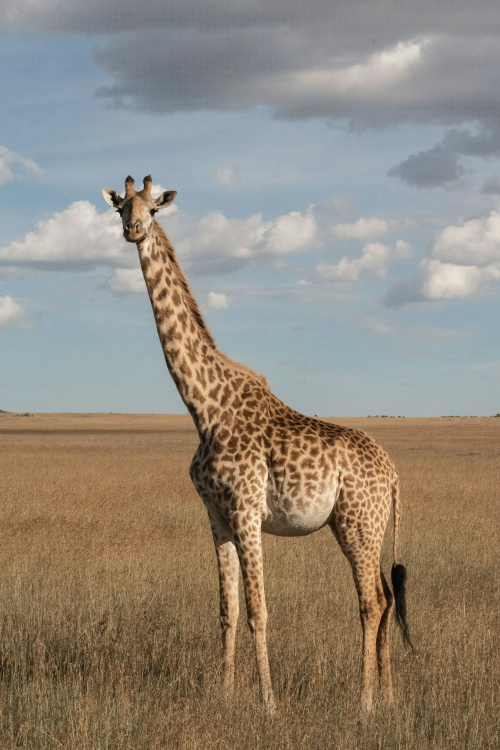
#> input picture color_thresholding/giraph.jpg, 1000 x 1500 px, found by its file name (shown at 1/2 size)
$ jupyter execute image_fliping.ipynb
#> lines starting #> are read from the running program, lines starting #| are printed output that depends on the picture
[cell 1]
# image_fliping ->
#image_rotaion ->
#image_croping ->

import cv2
import matplotlib.pyplot as plt
import numpy as np

[cell 2]
image_bgr=cv2.imread("D:\sudesh\All_about_DL\opencv_tutorial\color_thresholding\giraph.jpg")
#> image_bgr is the input picture: shape (1500, 1000, 3); mean B, G, R 124.4, 137, 146.1

# FLIP

[cell 3]
image_rgb=cv2.cvtColor(image_bgr, cv2.COLOR_BGR2RGB)
# plt.imshow(image_rgb)

flip_horizintal=cv2.flip(image_bgr, 1)
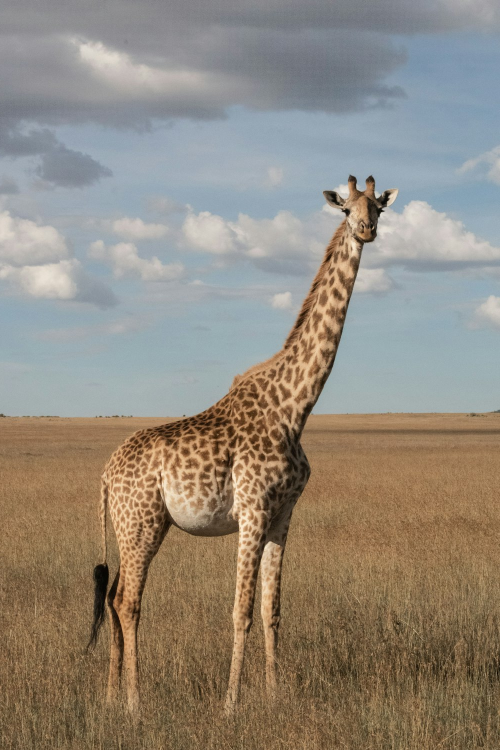
#> flip_horizintal: shape (1500, 1000, 3) (shown at 1/2 size); mean B, G, R 124.4, 137, 146.1
flip_vertical=cv2.flip(image_bgr, 0)
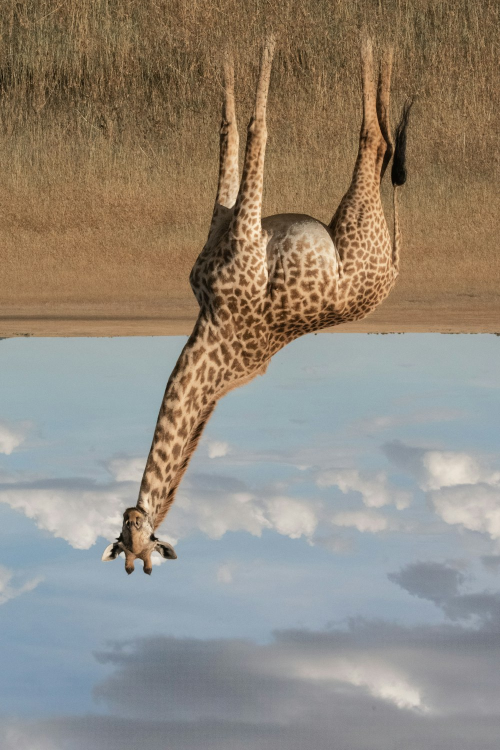
#> flip_vertical: shape (1500, 1000, 3) (shown at 1/2 size); mean B, G, R 124.4, 137, 146.1
flip_both_side=cv2.flip(image_bgr, -1)
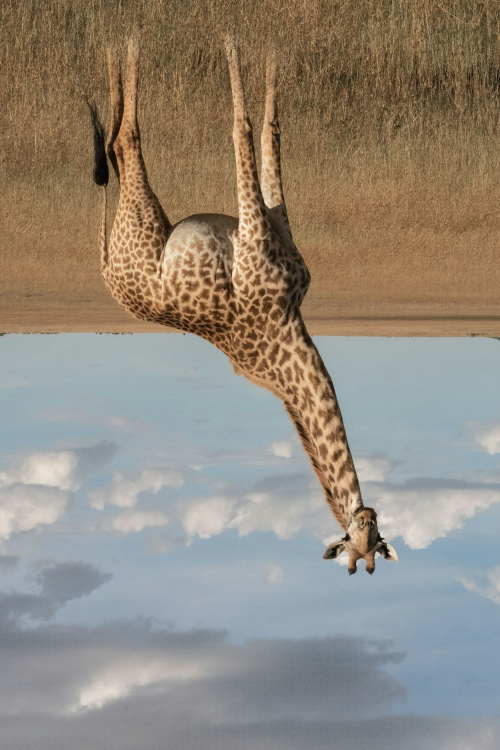
#> flip_both_side: shape (1500, 1000, 3) (shown at 1/2 size); mean B, G, R 124.4, 137, 146.1

titles=['original_image', 'horizontal_image', 'vertical_image', 'both_side']
image_rotate=[image_rgb,
              cv2.cvtColor(flip_horizintal, cv2.COLOR_BGR2RGB),
              cv2.cvtColor(flip_vertical, cv2.COLOR_BGR2RGB),
              cv2.cvtColor(flip_both_side, cv2.COLOR_BGR2RGB)]

plt.figure(figsize=(12,8))
for i in range(4):
    plt.subplot(2,2,i+1)
    plt.imshow(image_rotate[i])
    plt.title(titles[i])
    plt.axis('off')

plt.tight_layout()
plt.show()
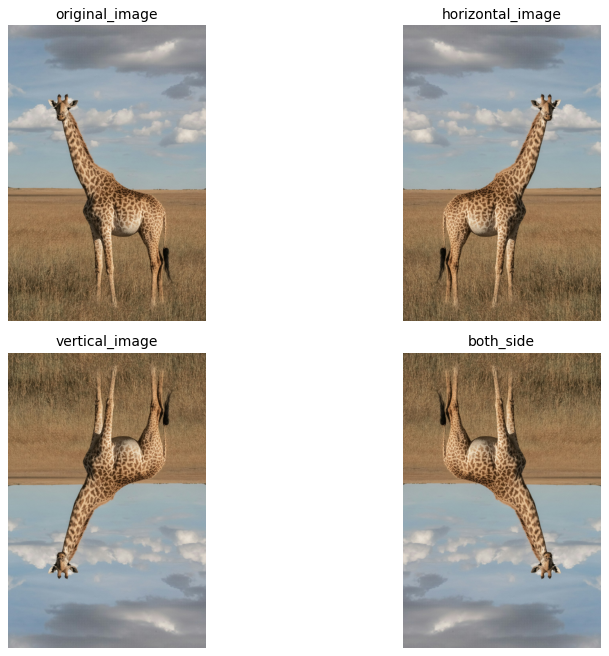
#> figure drawn by matplotlib, 4 panels

# Rotate

[cell 4]
plt.imshow(cv2.rotate(image_rgb, cv2.ROTATE_90_CLOCKWISE))
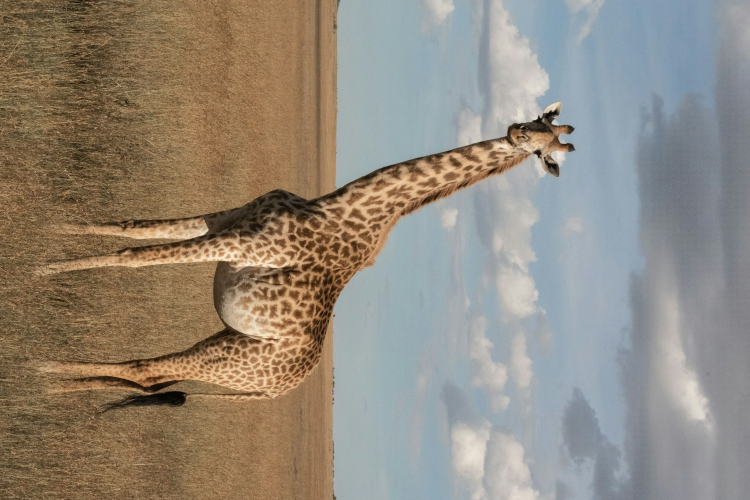
#> shown: shape (1000, 1500, 3) (shown at 1/2 size); mean R, G, B 146.1, 137, 124.4

# Croping

[cell 5]
print(image_rgb.shape)
#| (1500, 1000, 3)
print(type(image_rgb))
#| <class 'numpy.ndarray'>

[cell 6]
x_start, y_start=400 , 300
x_end, y_end=800, 900

croped_image=image_rotate[1][y_start:y_end, x_start:x_end]
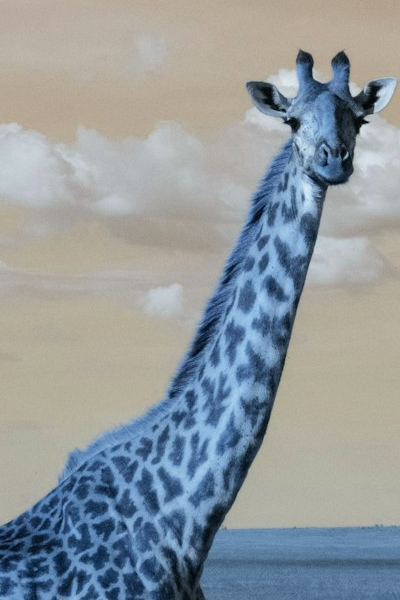
#> croped_image: shape (600, 400, 3); mean of channels 0, 1, 2 157.7, 153.6, 145.9; drawn as B, G, R

plt.figure(figsize=(8,4))

plt.subplot(1,2,1)
plt.imshow(image_rotate[1])
plt.title("original_image")
plt.axis('off')

plt.subplot(1,2,2)
plt.imshow(croped_image)
plt.title("croped_image")
plt.axis('off')


plt.tight_layout()
plt.show()
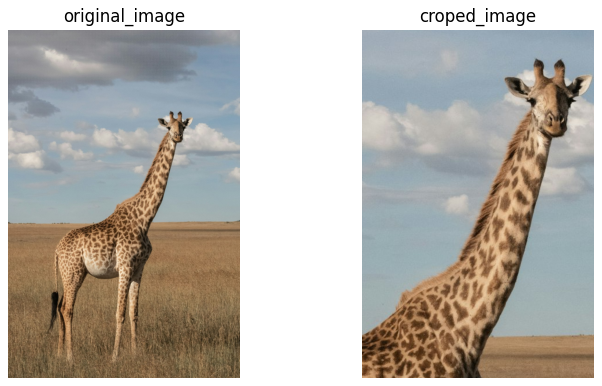
#> figure drawn by matplotlib, 2 panels
